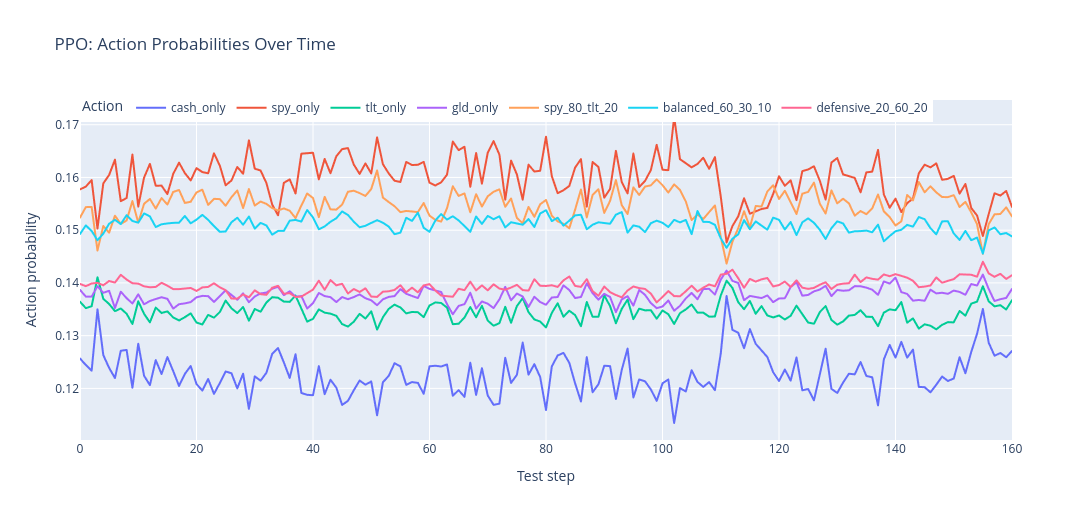
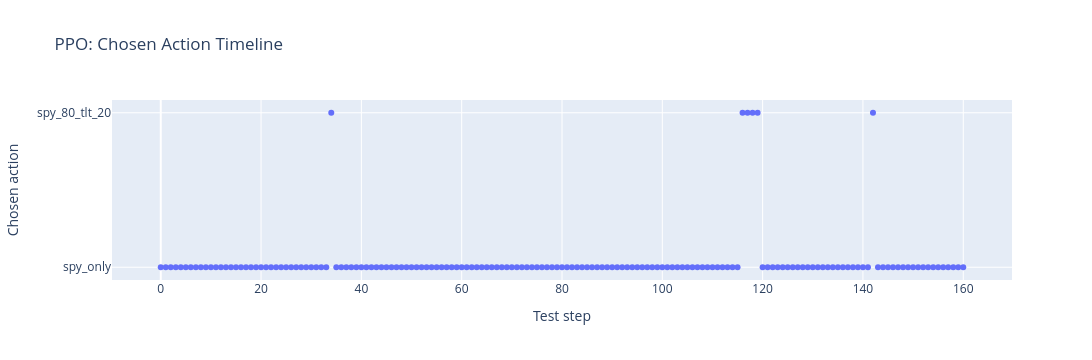

The code cell stored with these charts, in order, in its notebook:
### Markdown cell above
## 6.2 Train PPO + Action Probability Dynamics

### Code cell
# Train PPO and visualize action probabilities over time (config-driven)
print("=== Training PPO ===")

import plotly.express as px

ppo_train_steps = ppo_cfg['train_timesteps']
ppo_diag_steps = ppo_cfg['diagnostics_steps']
print(f"FAST_MODE={FAST_MODE} | train_steps={ppo_train_steps} | diag_steps={ppo_diag_steps}")

ppo_agent = PPO(
    'MlpPolicy',
    train_env,
    learning_rate=ppo_cfg['learning_rate'],
    n_steps=ppo_cfg['n_steps'],
    batch_size=ppo_cfg['batch_size'],
    n_epochs=ppo_cfg['n_epochs'],
    gamma=ppo_cfg['gamma'],
    gae_lambda=ppo_cfg['gae_lambda'],
    clip_range=ppo_cfg['clip_range'],
    ent_coef=ppo_cfg['ent_coef'],
    vf_coef=ppo_cfg['vf_coef'],
    device=device,
    verbose=0,
)

ppo_total_timesteps = ppo_train_steps
ppo_agent.learn(total_timesteps=ppo_total_timesteps, progress_bar=not FAST_MODE)
print(f"PPO training complete. Timesteps: {ppo_total_timesteps}")

ppo_test_eval = evaluate_episode(ppo_agent, test_env, deterministic=True)
print("\nPPO Test Performance:")
print(f"  Total Reward: {ppo_test_eval['reward']:.4f}")
print(f"  Cumulative Return: {ppo_test_eval.get('cumulative_return', 0):.4f}")
print(f"  Sharpe Ratio: {ppo_test_eval.get('sharpe_ratio', 0):.4f}")
print(f"  Max Drawdown: {ppo_test_eval.get('max_drawdown', 0):.4f}")

obs, _ = test_env.reset()
ppo_prob_rows = []
max_steps_prob = min(ppo_diag_steps, len(test_env.features))
action_names_local = list(train_env.ACTION_NAMES)

for t in range(max_steps_prob):
    obs_tensor = torch.tensor(obs, dtype=torch.float32, device=ppo_agent.device).unsqueeze(0)
    with torch.no_grad():
        ppo_dist = ppo_agent.policy.get_distribution(obs_tensor)
        ppo_probs = ppo_dist.distribution.probs.squeeze(0).detach().cpu().numpy()

    action, _ = ppo_agent.predict(obs, deterministic=True)
    action_id = int(action.item() if isinstance(action, np.ndarray) else action)

    row = {'step': t, 'chosen_action': action_names_local[action_id]}
    for i, name in enumerate(action_names_local):
        row[name] = float(ppo_probs[i])
    ppo_prob_rows.append(row)

    obs, reward, terminated, truncated, _ = test_env.step(action_id)
    if terminated or truncated:
        break

ppo_prob_df = pd.DataFrame(ppo_prob_rows)
ppo_prob_long = ppo_prob_df.melt(
    id_vars=['step', 'chosen_action'],
    value_vars=action_names_local,
    var_name='action_name',
    value_name='probability',
)

fig_ppo_probs = px.line(
    ppo_prob_long,
    x='step',
    y='probability',
    color='action_name',
    title='PPO: Action Probabilities Over Time',
    labels={'probability': 'Action probability', 'step': 'Test step', 'action_name': 'Action'},
)
fig_ppo_probs.update_layout(height=520, width=1200, legend=dict(orientation='h', y=1.02, x=0))
fig_ppo_probs.show()

fig_ppo_chosen = px.scatter(
    ppo_prob_df,
    x='step',
    y='chosen_action',
    title='PPO: Chosen Action Timeline',
    labels={'step': 'Test step', 'chosen_action': 'Chosen action'},
)
fig_ppo_chosen.update_layout(height=360, width=1200)
fig_ppo_chosen.show()

print("PPO action probability diagnostics ready.")

### Figure 1 — Plotly figure (JSON) as saved in the notebook; plotly's stock layout.template omitted (floating-point values rounded to 4 significant figures; data arrays with more than 128 entries replaced by an {"elided": "..."} marker saying what was removed)
{"data": [{"hovertemplate": "Action=cash_only<br>Test step=%{x}<br>Action probability=%{y}<extra></extra>", "legendgroup": "cash_only", "line": {"color": "#636efa", "dash": "solid"}, "marker": {"symbol": "circle"}, "mode": "lines", "name": "cash_only", "showlegend": true, "type": "scattergl", "x": {"elided": "161 int values"}, "xaxis": "x", "y": {"elided": "161 float values"}, "yaxis": "y"}, {"hovertemplate": "Action=spy_only<br>Test step=%{x}<br>Action probability=%{y}<extra></extra>", "legendgroup": "spy_only", "line": {"color": "#EF553B", "dash": "solid"}, "marker": {"symbol": "circle"}, "mode": "lines", "name": "spy_only", "showlegend": true, "type": "scattergl", "x": {"elided": "161 int values"}, "xaxis": "x", "y": {"elided": "161 float values"}, "yaxis": "y"}, {"hovertemplate": "Action=tlt_only<br>Test step=%{x}<br>Action probability=%{y}<extra></extra>", "legendgroup": "tlt_only", "line": {"color": "#00cc96", "dash": "solid"}, "marker": {"symbol": "circle"}, "mode": "lines", "name": "tlt_only", "showlegend": true, "type": "scattergl", "x": {"elided": "161 int values"}, "xaxis": "x", "y": {"elided": "161 float values"}, "yaxis": "y"}, {"hovertemplate": "Action=gld_only<br>Test step=%{x}<br>Action probability=%{y}<extra></extra>", "legendgroup": "gld_only", "line": {"color": "#ab63fa", "dash": "solid"}, "marker": {"symbol": "circle"}, "mode": "lines", "name": "gld_only", "showlegend": true, "type": "scattergl", "x": {"elided": "161 int values"}, "xaxis": "x", "y": {"elided": "161 float values"}, "yaxis": "y"}, {"hovertemplate": "Action=spy_80_tlt_20<br>Test step=%{x}<br>Action probability=%{y}<extra></extra>", "legendgroup": "spy_80_tlt_20", "line": {"color": "#FFA15A", "dash": "solid"}, "marker": {"symbol": "circle"}, "mode": "lines", "name": "spy_80_tlt_20", "showlegend": true, "type": "scattergl", "x": {"elided": "161 int values"}, "xaxis": "x", "y": {"elided": "161 float values"}, "yaxis": "y"}, {"hovertemplate": "Action=balanced_60_30_10<br>Test step=%{x}<br>Action probability=%{y}<extra></extra>", "legendgroup": "balanced_60_30_10", "line": {"color": "#19d3f3", "dash": "solid"}, "marker": {"symbol": "circle"}, "mode": "lines", "name": "balanced_60_30_10", "showlegend": true, "type": "scattergl", "x": {"elided": "161 int values"}, "xaxis": "x", "y": {"elided": "161 float values"}, "yaxis": "y"}, {"hovertemplate": "Action=defensive_20_60_20<br>Test step=%{x}<br>Action probability=%{y}<extra></extra>", "legendgroup": "defensive_20_60_20", "line": {"color": "#FF6692", "dash": "solid"}, "marker": {"symbol": "circle"}, "mode": "lines", "name": "defensive_20_60_20", "showlegend": true, "type": "scattergl", "x": {"elided": "161 int values"}, "xaxis": "x", "y": {"elided": "161 float values"}, "yaxis": "y"}], "layout": {"height": 520, "legend": {"orientation": "h", "title": {"text": "Action"}, "tracegroupgap": 0, "x": 0, "y": 1.02}, "title": {"text": "PPO: Action Probabilities Over Time"}, "width": 1200, "xaxis": {"anchor": "y", "domain": [0, 1], "title": {"text": "Test step"}}, "yaxis": {"anchor": "x", "domain": [0, 1], "title": {"text": "Action probability"}}}}

### Figure 2 — Plotly figure (JSON) as saved in the notebook; plotly's stock layout.template omitted (floating-point values rounded to 4 significant figures; data arrays with more than 128 entries replaced by an {"elided": "..."} marker saying what was removed)
{"data": [{"hovertemplate": "Test step=%{x}<br>Chosen action=%{y}<extra></extra>", "legendgroup": "", "marker": {"color": "#636efa", "symbol": "circle"}, "mode": "markers", "name": "", "orientation": "h", "showlegend": false, "type": "scatter", "x": {"elided": "161 int values"}, "xaxis": "x", "y": {"elided": "161 str values"}, "yaxis": "y"}], "layout": {"height": 360, "legend": {"tracegroupgap": 0}, "title": {"text": "PPO: Chosen Action Timeline"}, "width": 1200, "xaxis": {"anchor": "y", "domain": [0, 1], "title": {"text": "Test step"}}, "yaxis": {"anchor": "x", "domain": [0, 1], "title": {"text": "Chosen action"}}}}
